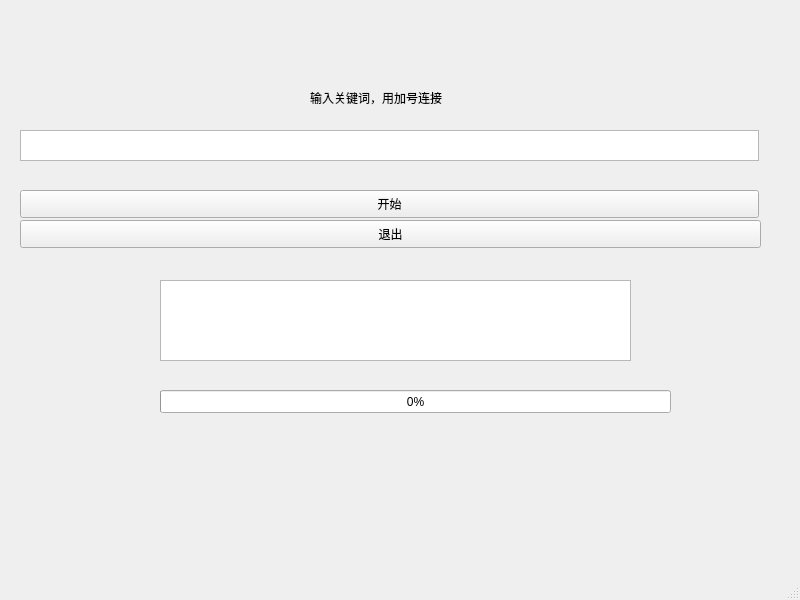
<?xml version="1.0" encoding="UTF-8"?>
<ui version="4.0">
 <class>GUICrawler</class>
 <widget class="QMainWindow" name="GUICrawler">
  <property name="geometry">
   <rect>
    <x>0</x>
    <y>0</y>
    <width>800</width>
    <height>600</height>
   </rect>
  </property>
  <property name="windowTitle">
   <string>NCBI爬虫工具</string>
  </property>
  <widget class="QWidget" name="centralwidget">
   <widget class="QPushButton" name="start">
    <property name="geometry">
     <rect>
      <x>20</x>
      <y>190</y>
      <width>739</width>
      <height>28</height>
     </rect>
    </property>
    <property name="text">
     <string>开始</string>
    </property>
   </widget>
   <widget class="QTextEdit" name="keywordsInput">
    <property name="geometry">
     <rect>
      <x>20</x>
      <y>130</y>
      <width>739</width>
      <height>31</height>
     </rect>
    </property>
   </widget>
   <widget class="QLabel" name="label">
    <property name="geometry">
     <rect>
      <x>310</x>
      <y>90</y>
      <width>181</width>
      <height>16</height>
     </rect>
    </property>
    <property name="text">
     <string>输入关键词，用加号连接</string>
    </property>
   </widget>
   <widget class="QPushButton" name="exit">
    <property name="geometry">
     <rect>
      <x>20</x>
      <y>220</y>
      <width>741</width>
      <height>28</height>
     </rect>
    </property>
    <property name="text">
     <string>退出</string>
    </property>
   </widget>
   <widget class="QTextBrowser" name="tb">
    <property name="geometry">
     <rect>
      <x>160</x>
      <y>280</y>
      <width>471</width>
      <height>81</height>
     </rect>
    </property>
   </widget>
   <widget class="QProgressBar" name="pbar">
    <property name="geometry">
     <rect>
      <x>160</x>
      <y>390</y>
      <width>511</width>
      <height>23</height>
     </rect>
    </property>
    <property name="value">
     <number>0</number>
    </property>
   </widget>
  </widget>
  <widget class="QMenuBar" name="menubar">
   <property name="geometry">
    <rect>
     <x>0</x>
     <y>0</y>
     <width>800</width>
     <height>26</height>
    </rect>
   </property>
  </widget>
  <widget class="QStatusBar" name="statusbar"/>
 </widget>
 <resources/>
 <connections>
  <connection>
   <sender>exit</sender>
   <signal>clicked()</signal>
   <receiver>GUICrawler</receiver>
   <slot>close()</slot>
   <hints>
    <hint type="sourcelabel">
     <x>386</x>
     <y>255</y>
    </hint>
    <hint type="destinationlabel">
     <x>825</x>
     <y>73</y>
    </hint>
   </hints>
  </connection>
 </connections>
</ui>
